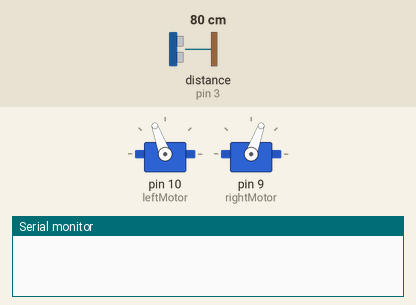
Simulated run of this sketch. Board: Arduino Uno, built with avr-gcc and run on an emulated ATmega328P. Parts: 2 × servo, the last lines printed to the serial monitor. Wiring (inferred from the names in the program): ultrasonic range finder: trigger pin 2; echo pin 3. The test bench sets the inputs (shaded band); at power-on: distance to the obstacle (sensor on pin 3) 80 cm. The echo pulse lasts 58.3 µs per cm.

Above: at 1.2 s.
1.3 s: distance to the obstacle (sensor on pin 3) set to 28 cm
2.8 s: distance to the obstacle (sensor on pin 3) set to 23 cm
At 3.6 s:
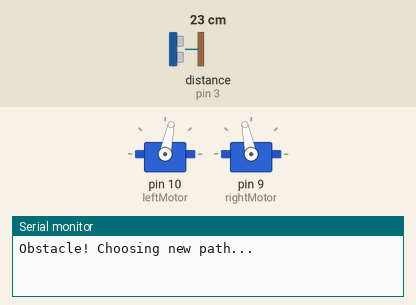
At 4.0 s:
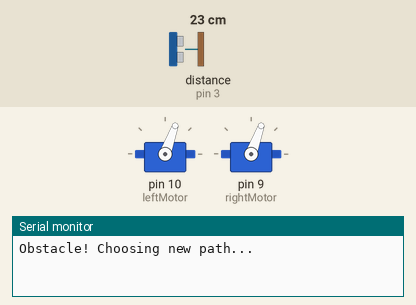
5.8 s: distance to the obstacle (sensor on pin 3) set to 35 cm
7.9 s: distance to the obstacle (sensor on pin 3) set to 2 cm
At 10.0 s:
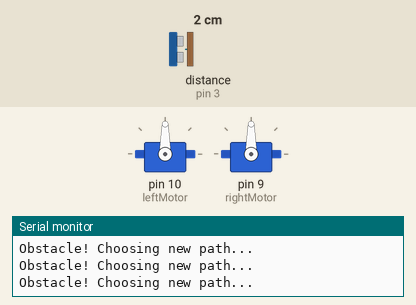
Timing chart, 0 to 11.9 s (numbered marks = the images above; inputs shaded):
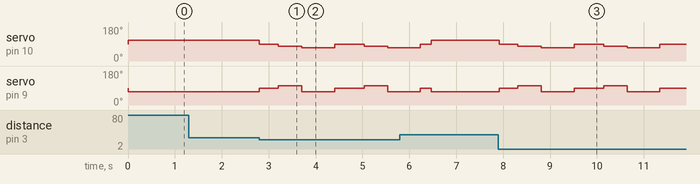

The sketch:

3_obstacle_avoidance.ino
```cpp
/*
  SKETCH 3: OBSTACLE AVOIDANCE
  Objective: Your robot now thinks for itself!
*/

#include <Servo.h>

// --- CONFIGURATION ---
int MAX_POWER = 20;      // Use the same speed limit from Sketch 1
int stopDistance = 25;   // The distance (cm) to trigger a turn

Servo leftMotor;
Servo rightMotor;
const int trigPin = 2;
const int echoPin = 3;

void setup() {
  leftMotor.attach(10);
  rightMotor.attach(9);
  pinMode(trigPin, OUTPUT);
  pinMode(echoPin, INPUT);
  Serial.begin(9600);
}

void loop() {
  // 1. SEE: Get current distance
  int distance = getDistance();

  // 2. THINK: Is there something in the way?
  if (distance > 0 && distance < stopDistance) {

    // --- ACT: OBSTACLE DETECTED ---
    Serial.println("Obstacle! Choosing new path...");

    // Step A: Full Stop
    setMotorSpeed(0, 0);
    delay(400);

    // Step B: Back up slightly (Prevents getting stuck)
    setMotorSpeed(-60, -60);
    delay(500);

    // Step C: Turn/Spin (Left -100, Right 100)
    // Adjust the delay until it makes a roughly 90-degree turn
    setMotorSpeed(-100, 100);
    delay(700);

    // Step D: Quick pause to stabilize
    setMotorSpeed(0, 0);
    delay(200);

  } else {
    // --- ACT: PATH IS CLEAR ---
    // Use your calibrated straight-line speeds here
    setMotorSpeed(100, 100);
  }

  delay(30); // Short delay for sensor stability
}

// --- HELPER TOOLS ---

int getDistance() {
  digitalWrite(trigPin, LOW);
  delayMicroseconds(2);
  digitalWrite(trigPin, HIGH);
  delayMicroseconds(10);
  digitalWrite(trigPin, LOW);
  long duration = pulseIn(echoPin, HIGH, 30000); // 30ms timeout for range
  return duration * 0.034 / 2;
}

void setMotorSpeed(int left, int right) {
  left = constrain(left, -100, 100);
  right = constrain(right, -100, 100);
  int leftValue = map(left, -100, 100, 90 - MAX_POWER, 90 + MAX_POWER);
  int rightValue = map(right, -100, 100, 90 + MAX_POWER, 90 - MAX_POWER);
  leftMotor.write(leftValue);
  rightMotor.write(rightValue);
}
```

Measured:
- the behaviour switches between 26 and 25 cm on distance to the obstacle (sensor on pin 3) (found by bisection; images 0 and 1)
- after the input at 1.3 s, every drawn part: stays the same
- after the input at 2.8 s, servo on pin 10 (leftMotor): 110° → 90° at once, → 78° 0.40 s later, → 70° 0.50 s later, → 90° 0.70 s later, … (6 changes in this stretch); servo on pin 9 (rightMotor): 70° → 90° at once, → 102° 0.40 s later, → 70° 0.50 s later, → 90° 0.70 s later, … (6 changes in this stretch)
- after the input at 7.9 s, servo on pin 10 (leftMotor): 110° → 90° at once, → 78° 0.40 s later, → 70° 0.50 s later, → 90° 0.70 s later, … (7 changes in this stretch); servo on pin 9 (rightMotor): 70° → 90° at once, → 102° 0.40 s later, → 70° 0.50 s later, → 90° 0.70 s later, … (7 changes in this stretch)
